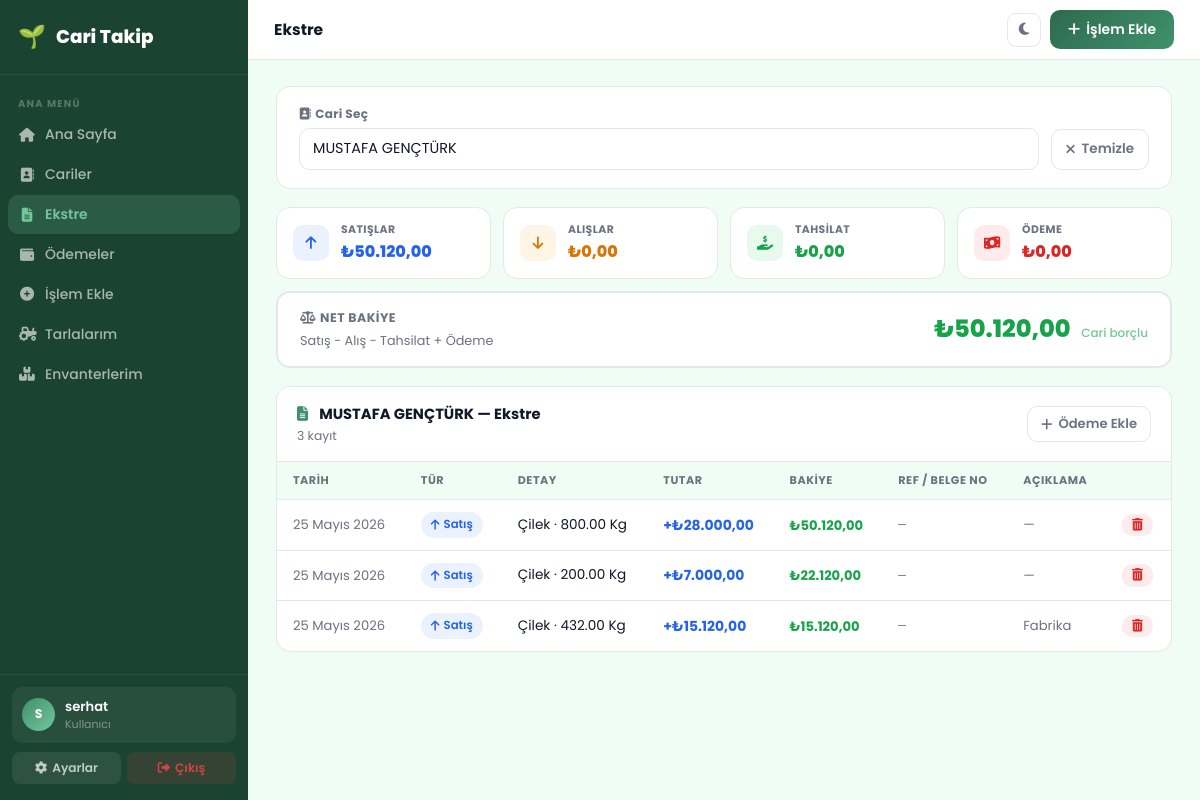
The page /ekstre/?customer=6 (signed in) on the database its author committed.
### customers/models.py (models this page shows, shortened)
class Customer(models.Model):
    user = models.ForeignKey(User, on_delete=models.CASCADE, related_name='customers')
    name = models.CharField(max_length=100)
    tc_vkn = models.CharField(max_length=20, blank=True, verbose_name='TC / VKN')
    address = models.TextField(blank=True)
    phone = models.CharField(max_length=20, blank=True)
    email = models.EmailField(blank=True)
    balance = models.DecimalField(max_digits=10, decimal_places=2, default=0)

### transactions/models.py (models this page shows, shortened)
class Transaction(models.Model):
    TRANSACTION_TYPES = [
        ('purchase', 'Alış'),
        ('sale', 'Satış'),
    ]
    SALE_PRODUCTS = [
        ('cilek', 'Çilek'),
        ('elma', 'Elma'),
        ('kiraz', 'Kiraz'),
        ('seftali', 'Şeftali'),
        ('diger', 'Diğer'),
    ]
    PURCHASE_PRODUCTS = [
        ('gubre', 'Gübre'),
        ('fide', 'Fide'),
        ('boru', 'Boru'),
        ('diger', 'Diğer'),
    ]
    UNIT_CHOICES = [
        ('adet', 'Adet'),
        ('kg', 'Kg'),
        ('lt', 'Lt'),
        ('m', 'Metre'),
        ('paket', 'Paket'),
    ]
    user = models.ForeignKey(User, on_delete=models.CASCADE, related_name='transactions')
    customer = models.ForeignKey(Customer, on_delete=models.CASCADE)
    field = models.ForeignKey(Field, on_delete=models.SET_NULL, null=True, blank=True, related_name='transactions', verbose_name='Tarla')
    type = models.CharField(max_length=10, choices=TRANSACTION_TYPES)
    product = models.CharField(max_length=20, choices=SALE_PRODUCTS + PURCHASE_PRODUCTS)
    quantity = models.DecimalField(max_digits=10, decimal_places=2, default=1)
    unit = models.CharField(max_length=10, choices=UNIT_CHOICES, default='adet')
    unit_price = models.DecimalField(max_digits=10, decimal_places=2, default=0)
    amount = models.DecimalField(max_digits=10, decimal_places=2, editable=False)
    date = models.DateField(auto_now_add=True)
    reference_no = models.CharField(max_length=60, blank=True)
    description = models.TextField(blank=True)

### dashboard/views.py (the view, shortened to what this page needs)
# urls.py: path('ekstre/', views.statement, name='statement'),
@login_required
def statement(request):
    def fmt(v):
        return f"{v:,.2f}".replace(',', 'X').replace('.', ',').replace('X', '.')
    if request.user.is_staff:
        customers = Customer.objects.all().order_by('name')
    else:
        customers = Customer.objects.filter(user=request.user).order_by('name')
    selected_customer = None
    entries = []
    summary = {}
    net_balance_raw = Decimal('0')
    customer_id = request.GET.get('customer')
    if customer_id:
        try:
            if request.user.is_staff:
                selected_customer = Customer.objects.get(id=customer_id)
            else:
                selected_customer = Customer.objects.get(id=customer_id, user=request.user)
            txn_qs = Transaction.objects.filter(customer=selected_customer).order_by('date', 'id')
            pay_qs = CustomerPayment.objects.filter(customer=selected_customer).order_by('date', 'id')
            raw_sales     = txn_qs.filter(type='sale').aggregate(Sum('amount'))['amount__sum'] or Decimal('0')
            raw_purchases = txn_qs.filter(type='purchase').aggregate(Sum('amount'))['amount__sum'] or Decimal('0')
            raw_received  = pay_qs.filter(direction='alindi').aggregate(Sum('amount'))['amount__sum'] or Decimal('0')
            raw_paid_out  = pay_qs.filter(direction='odendi').aggregate(Sum('amount'))['amount__sum'] or Decimal('0')
            net_balance_raw = raw_sales - raw_purchases - raw_received + raw_paid_out
            summary = {
                'sales':     fmt(raw_sales),
                'purchases': fmt(raw_purchases),
                'received':  fmt(raw_received),
                'paid_out':  fmt(raw_paid_out),
                'net':       fmt(abs(net_balance_raw)),
                'net_raw':   net_balance_raw,
            }
            for t in txn_qs:
                entries.append({
                    'pk':           t.pk,
                    'date':         t.date,
                    'kind':         t.type,
                    'label':        'Satış' if t.type == 'sale' else 'Alış',
                    'detail':       f"{t.get_product_display()} · {t.quantity} {t.get_unit_display()}",
                    'amount_raw':   t.amount,
                    'amount':       fmt(t.amount),
                    'reference_no': t.reference_no,
                    'description':  t.description,
                    'sign':         Decimal('1') if t.type == 'sale' else Decimal('-1'),
                    'delete_type':  'transaction',
                })
            entries.sort(key=lambda x: x['date'])
            running = Decimal('0')
            for e in entries:
                running += e['sign'] * e['amount_raw']
                e['balance_raw'] = running
                e['balance']     = fmt(abs(running))
                e['balance_pos'] = running >= 0
            entries.reverse()
        except Customer.DoesNotExist:
            pass
    return render(request, 'dashboard/statement.html', {
        'customers':         customers,
        'selected_customer': selected_customer,
        'entries':           entries,
        'summary':           summary,
        'net_balance_raw':   net_balance_raw,
        'logged_user_name':  request.user.username,
    })

### dashboard/templates/dashboard/statement.html (shortened to what this page needs)
{% extends 'dashboard/base.html' %}
{% block page_title %}Ekstre{% endblock %}
{% block topbar_right %}
<a href="{% url 'transaction_create' %}" class="btn-g"><i class="fas fa-plus"></i> İşlem Ekle</a>
{% endblock %}
{% block content %}
<div class="stmt-filter">
    <div class="stmt-filter-group">
        <label><i class="fas fa-address-book me-1"></i>Cari Seç</label>
        <select class="form-select" id="customerSelect" onchange="applyFilter()">
            {% for c in customers %}
            <option value="{{ c.id }}" {% if selected_customer and selected_customer.id == c.id %}selected{% endif %}>
                {{ c.name }}
            </option>
            {% endfor %}
        </select>
    </div>
    {% if selected_customer %}
    <a href="{% url 'statement' %}" class="btn-o" style="padding:9px 14px;font-size:.84rem;white-space:nowrap;">
        <i class="fas fa-times"></i> Temizle
    </a>
    {% endif %}
</div>
{% if selected_customer %}
<div class="summary-row">
    <div class="summary-card">
        <div class="s-icon sale"><i class="fas fa-arrow-up"></i></div>
        <div>
            <div class="s-label">Satışlar</div>
            <div class="s-val blue">₺{{ summary.sales }}</div>
        </div>
    </div>
    <div class="summary-card">
        <div class="s-icon purchase"><i class="fas fa-arrow-down"></i></div>
        <div>
            <div class="s-label">Alışlar</div>
            <div class="s-val orange">₺{{ summary.purchases }}</div>
        </div>
    </div>
    <div class="summary-card">
        <div class="s-icon received"><i class="fas fa-hand-holding-usd"></i></div>
        <div>
            <div class="s-label">Tahsilat</div>
            <div class="s-val green">₺{{ summary.received }}</div>
        </div>
    </div>
    <div class="summary-card">
        <div class="s-icon paid"><i class="fas fa-money-bill-wave"></i></div>
        <div>
            <div class="s-label">Ödeme</div>
            <div class="s-val red">₺{{ summary.paid_out }}</div>
        </div>
    </div>
</div>
<div class="net-card">
    <div>
        <div class="net-label"><i class="fas fa-balance-scale me-1"></i>Net Bakiye</div>
        <div class="net-formula">Satış − Alış − Tahsilat + Ödeme</div>
    </div>
    <div class="net-val {% if summary.net_raw >= 0 %}pos{% else %}neg{% endif %}">
        {% if summary.net_raw < 0 %}−{% endif %}₺{{ summary.net }}
        <span style="font-size:.75rem;font-weight:500;margin-left:6px;opacity:.6;">
            {% if summary.net_raw >= 0 %}Cari borçlu{% else %}Biz borçluyuz{% endif %}
        </span>
    </div>
</div>
<div class="surface">
    <div class="card-header-bar">
        <div>
            <div class="ch-title">
                <i class="fas fa-file-alt me-2" style="color:var(--primary-light);"></i>
                {{ selected_customer.name }} — Ekstre
            </div>
            <div style="font-size:.77rem;color:var(--sub);margin-top:2px;">{{ entries|length }} kayıt</div>
        </div>
        <a href="{% url 'customer_payment_create' %}?customer={{ selected_customer.id }}" class="btn-o" style="padding:7px 13px;font-size:.82rem;">
            <i class="fas fa-plus"></i> Ödeme Ekle
        </a>
    </div>
    <div style="overflow-x:auto;">
        <table class="dt">
            <thead>
                <tr>
                    <th>Tarih</th>
                    <th>Tür</th>
                    <th>Detay</th>
                    <th>Tutar</th>
                    <th>Bakiye</th>
                    <th>Ref / Belge No</th>
                    <th>Açıklama</th>
                    <th></th>
                </tr>
            </thead>
            <tbody>
                {% for e in entries %}
                <tr>
                    <td style="font-size:.82rem;color:var(--sub);white-space:nowrap;">{{ e.date }}</td>
                    <td>
                        {% if e.kind == 'sale' %}
                            <span class="bp bp-sale"><i class="fas fa-arrow-up"></i> Satış</span>
                        {% elif e.kind == 'purchase' %}
                            <span class="bp bp-purchase"><i class="fas fa-arrow-down"></i> Alış</span>
                        {% elif e.kind == 'payment_alindi' %}
                            <span class="bp bp-received"><i class="fas fa-hand-holding-usd"></i> Tahsilat</span>
                        {% else %}
                            <span class="bp bp-paid"><i class="fas fa-money-bill-wave"></i> Ödeme</span>
                        {% endif %}
                    </td>
                    <td style="font-size:.85rem;">{{ e.detail }}</td>
                    <td>
                        {% if e.kind == 'sale' or e.kind == 'payment_odendi' %}
                            <span style="color:#2563eb;font-weight:700;">+₺{{ e.amount }}</span>
                        {% else %}
                            <span style="color:#dc2626;font-weight:700;">−₺{{ e.amount }}</span>
                        {% endif %}
                    </td>
                    <td>
                        <span class="bal-cell {% if e.balance_pos %}pos{% else %}neg{% endif %}">
                            {% if not e.balance_pos %}−{% endif %}₺{{ e.balance }}
                        </span>
                    </td>
                    <td style="font-family:monospace;font-size:.8rem;color:var(--sub);">{{ e.reference_no|default:'—' }}</td>
                    <td style="color:var(--sub);font-size:.82rem;">{{ e.description|default:'—'|truncatewords:8 }}</td>
                    <td>
                        {% if e.delete_type == 'transaction' %}
                        <button class="btn-danger-soft" style="padding:5px 10px;font-size:.78rem;"
                            onclick="confirmDelete('{% url 'transaction_delete' e.pk %}', '{{ e.label }} kaydı silinecek.', {next:'{% url 'statement' %}?customer={{ selected_customer.id }}'})">
                            <i class="fas fa-trash-alt"></i>
                        </button>
                        {% else %}
                        <button class="btn-danger-soft" style="padding:5px 10px;font-size:.78rem;"
                            onclick="confirmDelete('{% url 'customer_payment_delete' e.pk %}', '{{ e.label }} kaydı silinecek.', {next:'{% url 'statement' %}?customer={{ selected_customer.id }}'})">
                            <i class="fas fa-trash-alt"></i>
                        </button>
                        {% endif %}
                    </td>
                </tr>
                {% endfor %}
            </tbody>
        </table>
    </div>
</div>
{% endif %}
{% endblock %}

### dashboard/templates/dashboard/base.html (shortened to what this page needs)
<!DOCTYPE html>
<html lang="tr" data-theme="light">
<head>
    <link href="https://cdn.jsdelivr.net/npm/bootstrap@5.3.0/dist/css/bootstrap.min.css" rel="stylesheet">
    <link href="https://cdnjs.cloudflare.com/ajax/libs/font-awesome/6.4.0/css/all.min.css" rel="stylesheet">
</head>
<body>
{% with cur=request.resolver_match.url_name %}
<aside class="sidebar" id="sidebar">
    <a class="sb-brand" href="{% url 'dashboard' %}">
        <span class="emoji">🌱</span> Cari Takip
    </a>
    <nav class="sb-nav">
        <div class="sb-section">Ana Menü</div>
        <a href="{% url 'dashboard' %}" class="sb-item {% if cur == 'dashboard' %}active{% endif %}">
            <i class="fas fa-home"></i> Ana Sayfa
        </a>
        <a href="{% url 'customer_list' %}" class="sb-item {% if cur == 'customer_list' or cur == 'customer_detail' or cur == 'customer_create' %}active{% endif %}">
            <i class="fas fa-address-book"></i> Cariler
        </a>
        <a href="{% url 'statement' %}" class="sb-item {% if cur == 'statement' %}active{% endif %}">
            <i class="fas fa-file-alt"></i> Ekstre
        </a>
        <a href="{% url 'payments' %}" class="sb-item {% if cur == 'payments' or cur == 'payment_create' %}active{% endif %}">
            <i class="fas fa-wallet"></i> Ödemeler
        </a>
        <a href="{% url 'transaction_create' %}" class="sb-item {% if cur == 'transaction_create' %}active{% endif %}">
            <i class="fas fa-plus-circle"></i> İşlem Ekle
        </a>
        <a href="{% url 'field_list' %}" class="sb-item {% if cur == 'field_list' or cur == 'field_detail' or cur == 'field_create' or cur == 'field_edit' %}active{% endif %}">
            <i class="fas fa-tractor"></i> Tarlalarım
        </a>
        <a href="{% url 'inventory_list' %}" class="sb-item {% if cur == 'inventory_list' or cur == 'inventory_create' or cur == 'inventory_edit' %}active{% endif %}">
            <i class="fas fa-boxes"></i> Envanterlerim
        </a>
    </nav>
    <div class="sb-footer">
        <div class="sb-user">
            <div class="sb-avatar">{{ request.user.username|first|upper }}</div>
            <div>
                <div class="sb-uname">{{ request.user.username }}</div>
                <div class="sb-urole">{% if request.user.is_staff %}Yönetici{% else %}Kullanıcı{% endif %}</div>
            </div>
        </div>
        <div class="sb-actions">
            <a href="{% url 'account_delete' %}" class="sb-abtn sb-settings"><i class="fas fa-cog"></i> Ayarlar</a>
            <a href="{% url 'logout' %}" class="sb-abtn sb-logout"><i class="fas fa-sign-out-alt"></i> Çıkış</a>
        </div>
    </div>
</aside>
<div class="app">
    <header class="topbar">
        <div class="topbar-l">
            <span class="page-title">{% block page_title %}{% endblock %}</span>
        </div>
        <div class="topbar-r">
            <button class="icon-btn" id="themeBtn" onclick="toggleTheme()" title="Tema Değiştir">
                <i class="fas fa-moon"></i>
            </button>
            {% block topbar_right %}{% endblock %}
        </div>
    </header>
    <div class="page-body">
        {% block content %}{% endblock %}
    </div>
</div>
{% endwith %}
</body>
</html>

### rows shown on the page
Customer: name "MUSTAFA GENÇTÜRK"
Transaction: date "25 Mayıs 2026", type "sale" (drawn)
Transaction: date "25 Mayıs 2026", type "sale" (drawn)
Transaction: date "25 Mayıs 2026", type "sale" (drawn), description "Fabrika"

### other values the page prints
{{ request.user.username|first|upper }} "S"
{{ request.user.username }} "serhat"
{{ summary.sales }} "50.120,00"
{{ summary.purchases }} "0,00"
{{ summary.received }} "0,00"
{{ summary.paid_out }} "0,00"
{{ summary.net }} "50.120,00"
{{ entries|length }} "3"
{{ e.detail }} "Çilek · 800.00 Kg" "Çilek · 200.00 Kg" "Çilek · 432.00 Kg"
{{ e.amount }} "28.000,00" "7.000,00" "15.120,00"
{{ e.balance }} "50.120,00" "22.120,00" "15.120,00"
{{ e.reference_no|default:'—' }} "—" "—" "—"
{{ e.description|default:'—'|truncatewords:8 }} "—" "—"
form field value "MUSTAFA GENÇTÜRK"
